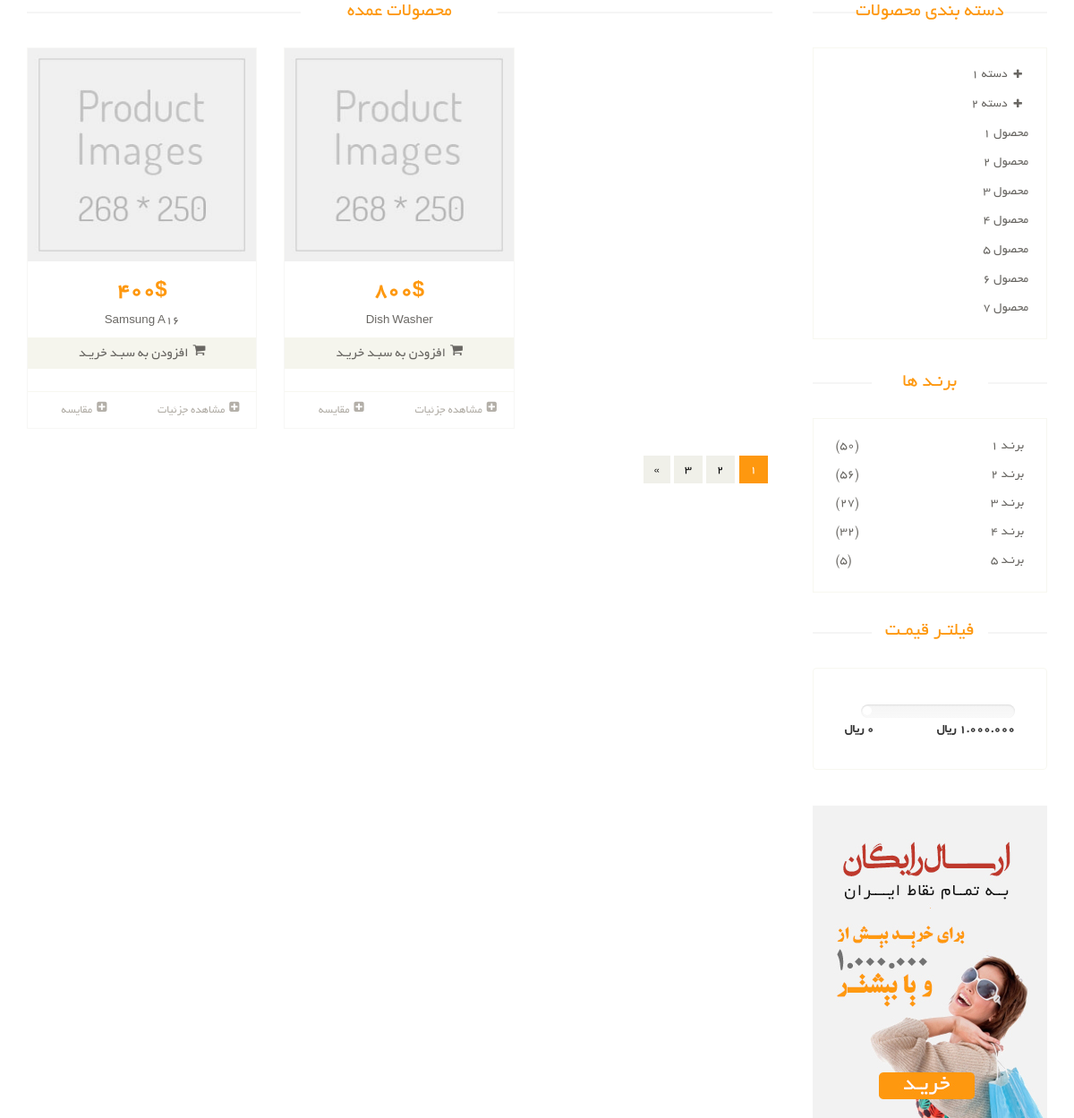
Before: /products/ with the older database file.
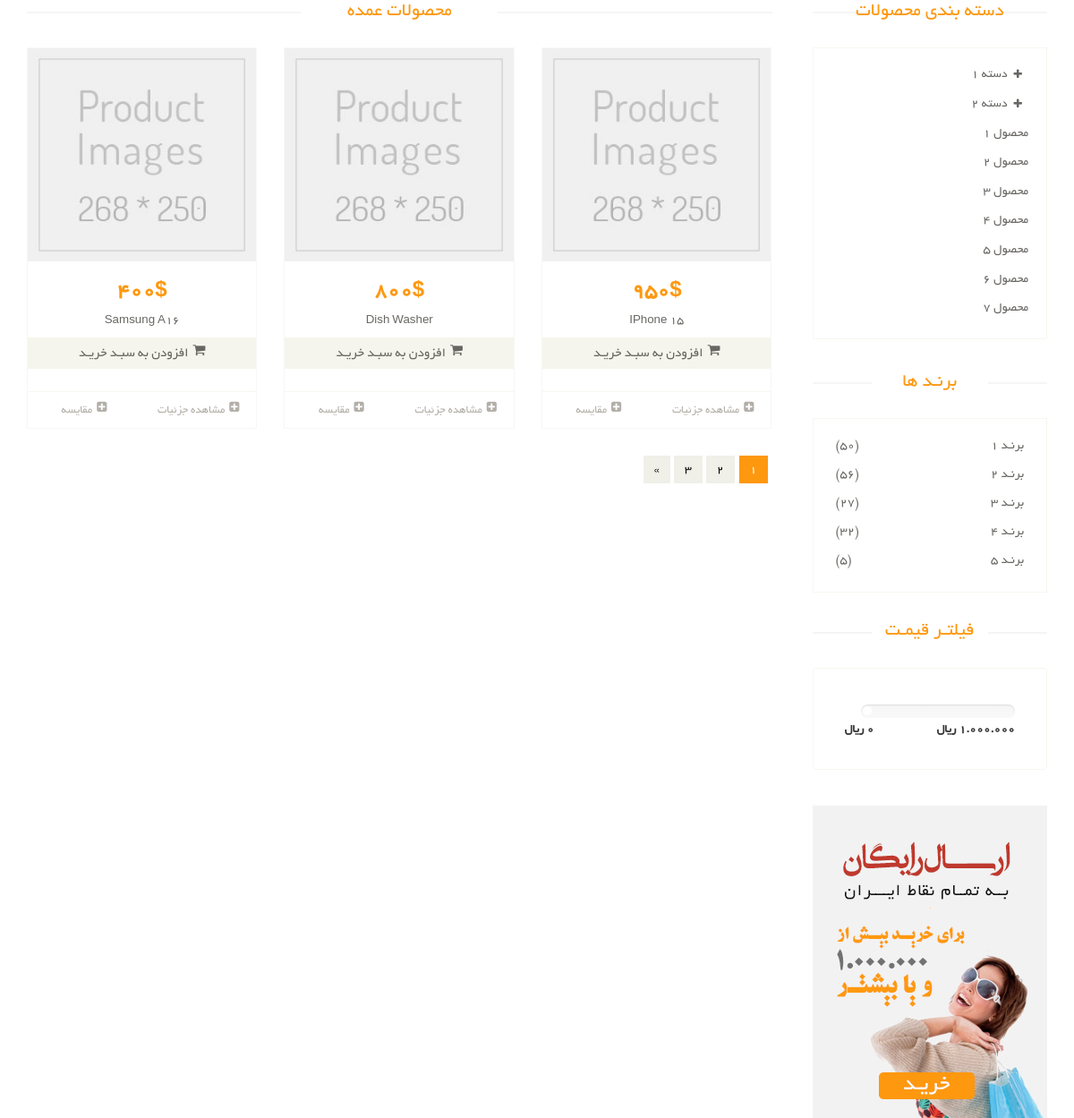
After: the same page with the newer database file.
### eshop/models.py (models this page shows, shortened)
class Product(models.Model):
    title = models.CharField(max_length=300,verbose_name="Subtitle",db_index=True)
    category = models.ManyToManyField(ProductCategory, verbose_name='Categories',related_name='product_categories')
    price = models.IntegerField(verbose_name='Price')
    rating = models.IntegerField(null=True, validators = [MinValueValidator(0), MaxValueValidator(5)])
    is_active = models.BooleanField(verbose_name='Is Active',null=True,default=True)
    short_description = models.CharField(null=True, max_length=300,db_index=True,verbose_name="Short Description")
    description = models.TextField(null=True, blank=True, verbose_name="Description",db_index=True)
    slug = SlugField(default="", null=False,blank=True,db_index=True,unique=True,verbose_name="Url Subtitle")
    is_deleted = models.BooleanField(default=False,verbose_name='Is deleted?')
    class Meta:
        verbose_name = "Product"
        verbose_name_plural = "Products"

### eshop/views.py (the view)
# urls.py: path('', views.product_list, name='product_list'),
def product_list(request):
    product = Product.objects.all()
    return render(request, 'eshop/product_list.html',{'product_li':product})

### eshop/templates/eshop/product_list.html (shortened to what this page needs)
{% extends "shared/_layout.html" %}
{% load static %}
{% block content %}
<section>
    <div class="container">
        <div class="row">
            <div class="col-sm-9 padding-right">
                <div class="features_items">
                    <h2 class="title text-center">محصولات عمده</h2>
                    {% for product in product_li %}
                        {% include 'includes/product_item_partial.html' with product=product %}
                    {% endfor %}
                    <ul class="pagination">
                        <li class="active"><a href="">1</a></li>
                        <li><a href="">2</a></li>
                        <li><a href="">3</a></li>
                        <li><a href="">»</a></li>
                    </ul>
                </div>
            </div>
            <div class="col-sm-3">
                <div class="left-sidebar">
                    <h2>دسته بندی محصولات</h2>
                    <div class="panel-group category-products" id="accordian">
                        <div class="panel panel-default">
                            <div class="panel-heading">
                                <h4 class="panel-title">
                                    <a data-toggle="collapse" data-parent="#accordian" href="#sportswear">
                                        <span class="badge pull-right"><i class="fa fa-plus"></i></span>
                                        دسته 1
                                    </a>
                                </h4>
                            </div>
                        </div>
                        <div class="panel panel-default">
                            <div class="panel-heading">
                                <h4 class="panel-title">
                                    <a data-toggle="collapse" data-parent="#accordian" href="#mens">
                                        <span class="badge pull-right"><i class="fa fa-plus"></i></span>
                                        دسته 2
                                    </a>
                                </h4>
                            </div>
                        </div>
                        <div class="panel panel-default">
                            <div class="panel-heading">
                                <h4 class="panel-title"><a href="#">محصول 1</a></h4>
                            </div>
                        </div>
                        <div class="panel panel-default">
                            <div class="panel-heading">
                                <h4 class="panel-title"><a href="#">محصول 2</a></h4>
                            </div>
                        </div>
                        <div class="panel panel-default">
                            <div class="panel-heading">
                                <h4 class="panel-title"><a href="#">محصول 3</a></h4>
                            </div>
                        </div>
                        <div class="panel panel-default">
                            <div class="panel-heading">
                                <h4 class="panel-title"><a href="#">محصول 4</a></h4>
                            </div>
                        </div>
                        <div class="panel panel-default">
                            <div class="panel-heading">
                                <h4 class="panel-title"><a href="#">محصول 5</a></h4>
                            </div>
                        </div>
                        <div class="panel panel-default">
                            <div class="panel-heading">
                                <h4 class="panel-title"><a href="#">محصول 6</a></h4>
                            </div>
                        </div>
                        <div class="panel panel-default">
                            <div class="panel-heading">
                                <h4 class="panel-title"><a href="#">محصول 7</a></h4>
                            </div>
                        </div>
                    </div>
                    <div class="brands_products">
                        <h2>برنـد ها</h2>
                        <div class="brands-name">
                            <ul class="nav nav-pills nav-stacked">
                                <li><a href=""> <span class="pull-left">(50)</span>برنـد 1</a></li>
                                <li><a href=""> <span class="pull-left">(56)</span>برنـد 2</a></li>
                                <li><a href=""> <span class="pull-left">(27)</span>برنـد 3</a></li>
                                <li><a href=""> <span class="pull-left">(32)</span>برنـد 4</a></li>
                                <li><a href=""> <span class="pull-left">(5)</span>برنـد 5</a></li>
                            </ul>
                        </div>
                    </div>
                    <div class="price-range">
                        <h2>فیلتـر قیمـت</h2>
                        <div class="well">
                            <div class="slider slider-horizontal" style="width: 132px;">
                                       data-slider-step="5" data-slider-value="[250,450]" id="sl2" style=""></div>
                            <br>
                            <b>1.000.000 ريال</b> <b class="pull-left">0 ريال</b>
                        </div>
                    </div>
                    <div class="shipping text-center">
                        <img src="/static/images/home/shipping.jpg" alt="">
                    </div>
                </div>
            </div>
        </div>
    </div>
</section>
{% endblock %}

### templates/shared/_layout.html (shortened to what this page needs)
{% load render_partial %}
<!DOCTYPE html>
<html lang="en">
<head>
    <link href="/static/css/bootstrap.min.css" rel="stylesheet">
    <link href="/static/css/font-awesome.min.css" rel="stylesheet">
    <link href="/static/css/prettyPhoto.css" rel="stylesheet">
    <link href="/static/css/price-range.css" rel="stylesheet">
    <link href="/static/css/animate.css" rel="stylesheet">
	<link href="/static/css/main.css" rel="stylesheet">
	<link href="/static/css/responsive.css" rel="stylesheet">
</head>
<body>
	{% block content %}{% endblock %}
</body>
</html>

### eshop/templates/includes/product_item_partial.html (shortened to what this page needs)
<div class="col-sm-4">
    <div class="product-image-wrapper">
        <div class="single-products">
            <div class="productinfo text-center">
                <img src="/static/images/shop/product.jpg" alt="">
                <h2>{{ product.price }}$</h2>
                <p>{{ product.title }}</p>
                <a href="#" class="btn btn-default add-to-cart"><i class="fa fa-shopping-cart"></i>افزودن
                    به سبـد خریـد</a>
            </div>
            <div class="product-overlay">
                <div class="overlay-content">
                </div>
            </div>
        </div>
        <div class="choose">
            <ul class="nav nav-pills nav-justified">
                <li><a href="{% url 'product-detail' slug=product.slug %}"><i class="fa fa-plus-square"></i>مشاهده جزئیات</a></li>
                <li><a href=""><i class="fa fa-plus-square"></i>مقایسه</a></li>
            </ul>
        </div>
    </div>
</div>

### static/css/price-range.css (style rules this page uses)
.slider { display: inline-block; vertical-align: middle; position: relative; }
.slider.slider-horizontal { width: 210px; height: 20px; }

Changed rows visible on the page:
added Product: price "950", title "IPhone 15"
